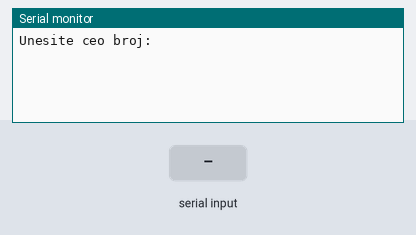
The program below on a simulated ATmega328P, built with avr-gcc and emulated at 16 MHz. Parts: the last lines printed to the serial monitor. The test bench sets the inputs (shaded band).

Above: at 1.2 s.
1.3 s: "-" received over Serial
At 2.6 s:
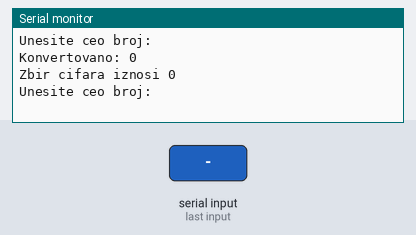
2.9 s: "90,45\n" received over Serial
At 4.0 s:
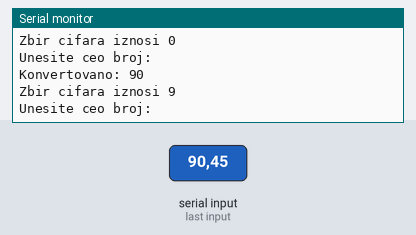

The program:

main.c
```c
#include "../usart/usart.h"
#include <stdlib.h>
#include <util/delay.h>
#include <avr/io.h>
#include <avr/pgmspace.h>
#include <stdio.h>

int16_t saberi (int16_t num)
{
	int16_t sum = 0;
	int8_t broj = 0;

	while(num != 0)
	{
		broj = num % 10;
		sum += broj;
		num = num / 10;
	}
	return sum;
}

int main()
{
	usartInit(9600);
	char unos[20];
	int16_t suma = 0;
	int16_t broj = 0;
	char pom[60];

	while(1)
	{
		usartPutString_P(PSTR("Unesite ceo broj: \r\n"));
		while(!usartAvailable());
		_delay_ms(100);

		usartGetString(unos);
		sscanf(unos, "%d", &broj);
		sprintf(pom, "Konvertovano: %d\r\n", broj);
		usartPutString(pom);

		suma = saberi(broj);
		sprintf(pom, "Zbir cifara iznosi %d\r\n", suma);
		usartPutString(pom);


	}
	return 0;
}
```

usart.c
```c
#include <avr/io.h>
#include <avr/interrupt.h>
#include <avr/pgmspace.h>
#include "usart.h"


int8_t Rx_Buffer[UART_BUFFER_SIZE];		// Prijemni FIFO bafer
volatile uint8_t Rx_Buffer_Size = 0;	// Broj karaktera u prijemnom baferu
volatile uint8_t Rx_Buffer_First = 0;
volatile uint8_t Rx_Buffer_Last = 0;

ISR(USART_RX_vect)
{
	Rx_Buffer[Rx_Buffer_Last++] = UDR0;		// Ucitavanje primljenog karaktera
	Rx_Buffer_Last &= UART_BUFFER_SIZE - 1;	// Povratak na pocetak u slucaju prekoracenja
	if (Rx_Buffer_Size < UART_BUFFER_SIZE)
		Rx_Buffer_Size++;					// Inkrement brojaca primljenih karaktera
}

void usartInit(uint32_t baud)
{
	/*
	 * Inicijalizacija indikatora
	 * U2Xn = 0: Onemogucena dvostruka brzina
	 * MPCMn = 0: Onemogucen multiprocesorski rezim
	 */
	UCSR0A = 0x20;

	/*
	 * RXCIEn = 1: Dozvola prekida izavanog okoncanjem prijema
	 * RXENn = 1: Dozvola prijema
	 * TXENn = 1: Dozvola slanja
	 */
	UCSR0B = 0x98;

	/*
	 * UMSELn[1:0] = 00: Asinroni rezim
	 * UPMn[1:0] = 00: Bit pariteta se ne koristi
	 * USBSn = 0: Koristi se jedan stop bit
	 * UCSzn[2:0] = 011: 8-bitni prenos
	 */
	UCSR0C = 0x06;

	uint16_t UBRRn = F_CPU / (16 * baud) - 1;
	UBRR0H = UBRRn >> 8;
	UBRR0L = UBRRn & 0xff;

	sei();	// I = 1 (dozvola prekida)
}

uint8_t usartAvailable()
{
	return Rx_Buffer_Size;		// Ocitavanje broja karaktera u prijemnom baferu
}

void usartPutChar(int8_t c)
{
	while(!(UCSR0A & 0x20));	// Ceka da se setuje UDREn (indikacija da je predajni bafer prazan)
	UDR0 = c;					// Upis karaktera u predajni bafer
}

void usartPutString(int8_t *s)
{
	while(*s != 0)				// Petlja se izvrsava do nailaska na nul-terminator
	{
		usartPutChar(*s);		// Slanje tekuceg karaktera
		s++;					// Azuriranje pokazivaca na tekuci karakter
	}
}

void usartPutString_P(const int8_t *s)
{
	while (1)
	{
		int8_t c = pgm_read_byte(s++);	// Citanje sledeceg karaktera iz programske memorije
		if (c == '\0')					// Izlazak iz petlje u slucaju
			return;						// Nailaska na terminator
		usartPutChar(c);				// Slanje karaktera
	}
}

int8_t usartGetChar()
{
	int8_t c;

	if (!Rx_Buffer_Size)						// Bafer je prazan?
		return -1;
	c = Rx_Buffer[Rx_Buffer_First++];			// Citanje karaktera iz prijemnog bafera
	Rx_Buffer_First &= UART_BUFFER_SIZE - 1;	// Povratak na pocetak u slucaju prekoracenja
	Rx_Buffer_Size--;							// Dekrement brojaca karaktera u prijemnom baferu

	return c;
}

uint8_t usartGetString(int8_t *s)
{
	uint8_t len = 0;

	while(Rx_Buffer_Size) 			// Ima karaktera u faferu?
		s[len++] = usartGetChar();	// Ucitavanje novog karaktera

	s[len] = 0;						// Terminacija stringa
	return len;						// Vraca broj ocitanih karaktera
}

int8_t usartPeek() // Slicna kao usartGetChar()
{
	int8_t c;

	if (!Rx_Buffer_Size)						// Bafer je prazan?
		return -1;
	c = Rx_Buffer[Rx_Buffer_First];

	return c;
}

int16_t usartParseInt()
{
	int8_t c;
	uint16_t res = 0; // Promenljiva koja sluzi za akumulaciju brojeva koji stizu
	int8_t sign = 1; // Znak nadolazecih cifara (da li su brojevi pozitivni ili negativni)

	// Odstranimo sve karaktere koji nisu cifra ili znak minus
	while((usartPeek() < '0' && usartPeek() != '-') || usartPeek() > '9') // Dokle god prvi karakter nije u intervalu [0, 9] i dokle god nije negativan broj
	{
		c = usartGetChar(); //uklanjamo karakter ako on nije broj
	}

	// Izdvajanje cifara i dobijanje celog broja
	while((usartPeek() >= '0' && usartPeek() <= '9') || usartPeek() == '-')
	{
		c = usartGetChar();
		if(c == '-')
		{
			sign = -1;
		}
		else
		{
			res =res * 10 + (c - '0');
		}
	}

	return res * sign;
}
```

usart.h
```c
/**
 * @file	usart.h
 * @brief	Funkcije za upravljanje serijskim portom
 * @author	Milan Lukic
 * @date	14-04-2019
 */

#ifndef USART_H_
#define USART_H_

#include <stdint.h>

/// Velicina prijemnog bafera (mora biti 2^n)
#define UART_BUFFER_SIZE 64

/**
 * Funkcija inicijalizuje USART modul.
 * @param baud brzina serijske komunikacije, izrazena u bitima u sekundi
 */
void usartInit(uint32_t baud);

/**
 * Funkcija vraca broj neocitanih karaktera u prijemnom baferu.
 * @return broj neocitanih karaktera u prijemnom baferu
 */
uint8_t usartAvailable();

/**
 * Funkcija salje zadati karakter preko serijskog porta.
 * @param c karakter za slanje
 */
void usartPutChar(int8_t c);

/**
 * Funkcija salje string (niz karaktera) smesten u RAM memoriju preko serijskog porta.
 * @param s pokazivac na string u RAM memoriji
 */
void usartPutString(int8_t *s);

/**
 * Funkcija salje string (niz karaktera) smesten u programsku FLASH memoriju preko serijskog porta.
 * @param s pokazivac na string u programskoj FLASH memoriji
 */
void usartPutString_P(const int8_t *s);

/**
 * Funkcija vraca sledeci neprocitani karakter iz prijemnog bafera. Ukoliko je prijemni bafer prazan, vraca -1.
 * @return sledeci neprocitani karakter iz prijemnog bafera
 */
int8_t usartGetChar();

/**
 * Funkcija ocitava sve karaktere iz prijemnog bafera i od njih formira string.
 * @param s pokazivac na bafer u koji se smesta string
 * @return broj ocitanih karaktera
 */
uint8_t usartGetString(int8_t *s);

/**
 * Funkcija koja u nadolazecem nizu karaktera vidi koji je prvi karakter tog niza, bez da sakati ostatak stringa.
 * @return prvi karakter stringa
 */
int8_t usartPeek();

/**
 * Funkcija koja u nizu karaktera vraca ceo broj.
 * @return validan ceo broj u nadolazecem nizu karaktera
 */
int16_t usartParseInt();


#endif /* USART_H_ */
```

Measured:
- after the input at 1.3 s, the serial monitor: prints a new line after 0.10 s (image 1)
- after the input at 2.9 s, the serial monitor: prints a new line after 0.10 s (image 2)
